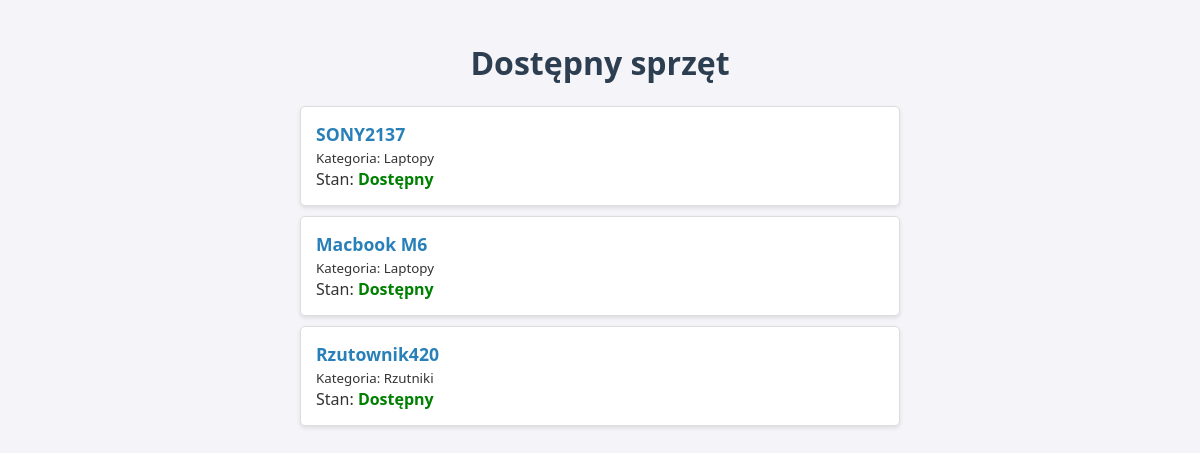
Before: / with the older database file.
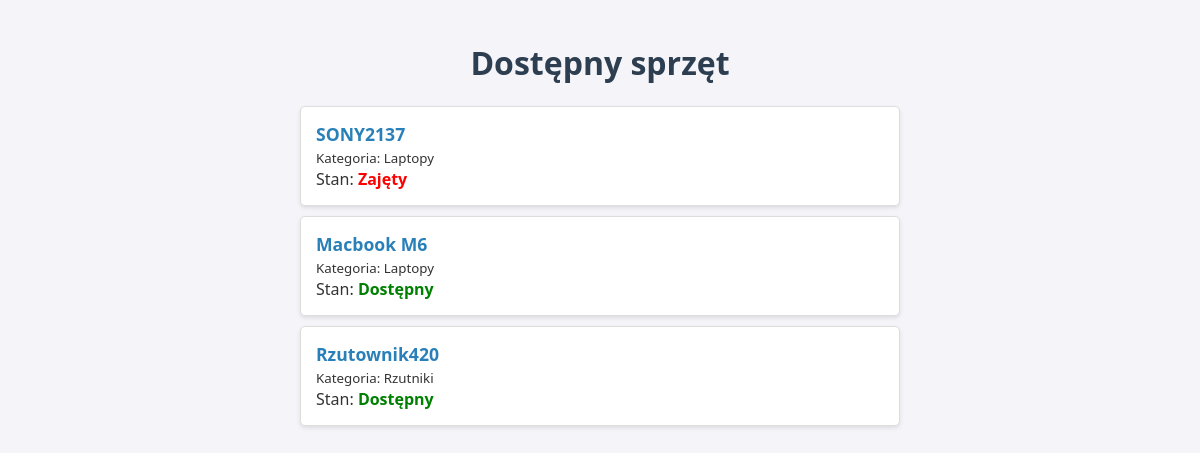
After: the same page with the newer database file.
### core/models.py (models this page shows, shortened)
class Produkt(models.Model):
    nazwa = models.CharField(max_length=200)
    opis = models.TextField(blank=True)
    kategoria = models.ForeignKey(Kategoria, on_delete=models.CASCADE)
    producent = models.ForeignKey(Producent, on_delete=models.SET_NULL, null=True, blank=True)
    dostepny = models.BooleanField(default=True)  # Czy sprzęt jest teraz wolny?
    class Meta:
        verbose_name_plural = "Produkty"

class Kategoria(models.Model):
    nazwa = models.CharField(max_length=100)
    class Meta:
        verbose_name_plural = "Kategorie"

### core/views.py (the view)
# urls.py: path('', views.lista_produktow, name='lista_produktow'),
def lista_produktow(request):
    produkty = Produkt.objects.all()
    return render(request, 'core/lista_produktow.html', {'produkty': produkty})

### core/templates/core/lista_produktow.html (shortened to what this page needs)
{% load static %}  <!DOCTYPE html>
<html lang="pl">
<head>
    <link rel="stylesheet" href="{% static 'core/style.css' %}">
</head>
<body>
    <h1>Dostępny sprzęt</h1>
    {% if produkty %}
        <ul>
            {% for produkt in produkty %}
                <li>
                    <strong>
                        <a href="{% url 'szczegoly_produktu' produkt.pk %}" style="text-decoration: none; color: #2980b9;">
                            {{ produkt.nazwa }}
                        </a>
                    </strong>
                    <br>
                    <small>Kategoria: {{ produkt.kategoria.nazwa }}</small>
                    <br>
                    Stan:
                    {% if produkt.dostepny %}
                        <span style="color: green; font-weight: bold;">Dostępny</span>
                    {% else %}
                        <span style="color: red; font-weight: bold;">Zajęty</span>
                    {% endif %}
                </li>
            {% endfor %}
        </ul>
    {% else %}
        <p style="text-align: center;">Brak sprzętu w bazie.</p>
    {% endif %}
</body>
</html>

### core/static/core/style.css (style rules this page uses)
body { font-family: 'Segoe UI', Tahoma, Geneva, Verdana, sans-serif; background-color: #f4f4f9; color: #333; margin: 0; padding: 20px; }
h1 { color: #2c3e50; text-align: center; }
ul { list-style-type: none; padding: 0; max-width: 600px; margin: 0 auto; }
li { background-color: white; border: 1px solid #ddd; margin-bottom: 10px; padding: 15px; border-radius: 5px; box-shadow: 0 2px 4px rgba(0,0,0,0.1); }
strong { color: #2980b9; font-size: 1.1em; }

Changed rows visible on the page:
changed Produkt "SONY2137": dostepny "Dostępny" → "Zajęty"
